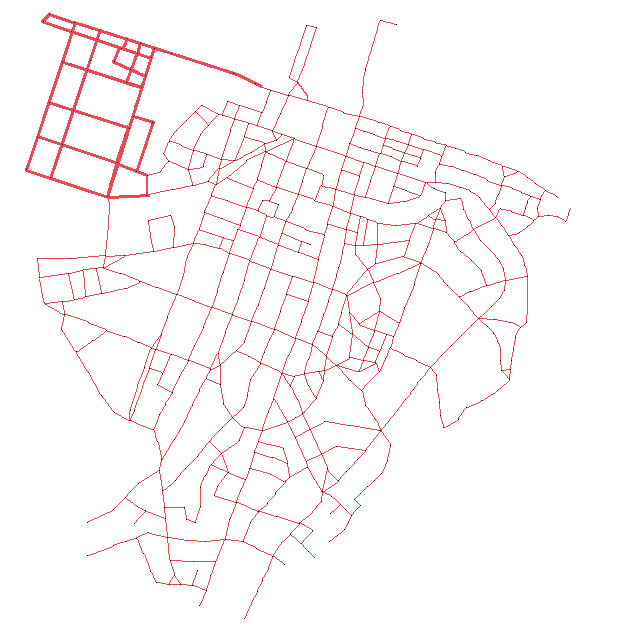
%> input picture cbdped.bmp, 619 x 641 px
$ octave nodenumbers.m   (GNU Octave 9; MATLAB toolbox functions it lacks are replaced by stand-ins)
%> lines starting %> are read from the running program, lines starting %| are printed output that depends on the picture
clear all
clc

%vertices

white = 0;
red = 1;
black = 2;

map = imread('cbdped.bmp');     %read the map in
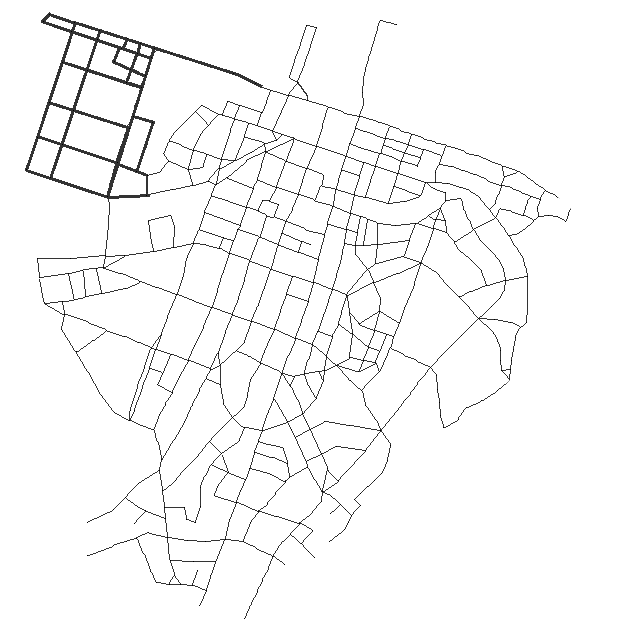
%> map: size 641x619 uint8; min 0, max 10, mean 9.69; drawn with min black and max white
map = mod(map+2,3);
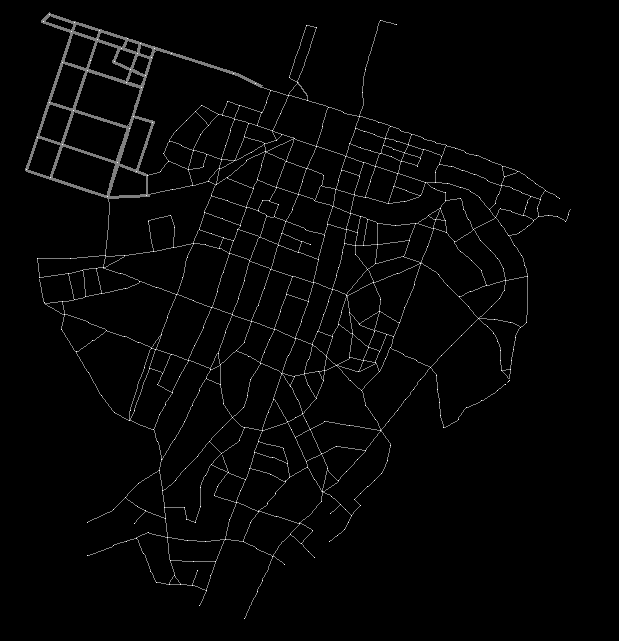
%> map: size 641x619 uint8; min 0, max 2, mean 0.0397; drawn with min black and max white
[V(1,:),V(2,:)] = find(map==black);     %find x y indices of black pixels in map
V = fliplr(V');                             %stores vertices' x coords in 1st col and y coords in 2nd col
%> V = 603 rows, first 12: [27 170; 38 138; 38 259; 40 278; 44 22; 45 303; 50 15; 50 103; 51 178; 62 330; 63 63; 63 145]

a = [1:size(V,1)]'; b = num2str(a); Vlabels = cellstr(b);
%> after `a = [1:size(V,1)]'`: a = 603 values from 1 to 603
%> after `b = num2str(a)`: b = 603 items
%> after `Vlabels = cellstr(b)`: Vlabels = 603 items

hold on
image(1,-38,flipud(imread('cbdped.bmp')))
plot(V(:,1),size(V,1)-V(:,2),'g*')
text(V(:,1)+1,size(V,1)-V(:,2),Vlabels,'Color','r','FontSize',8)
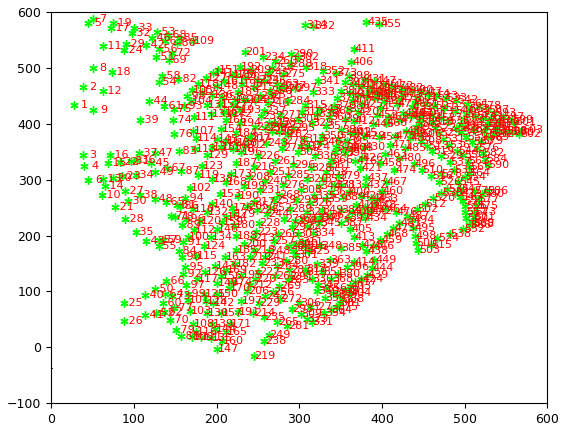
%> figure redrawn from the program's plot data
